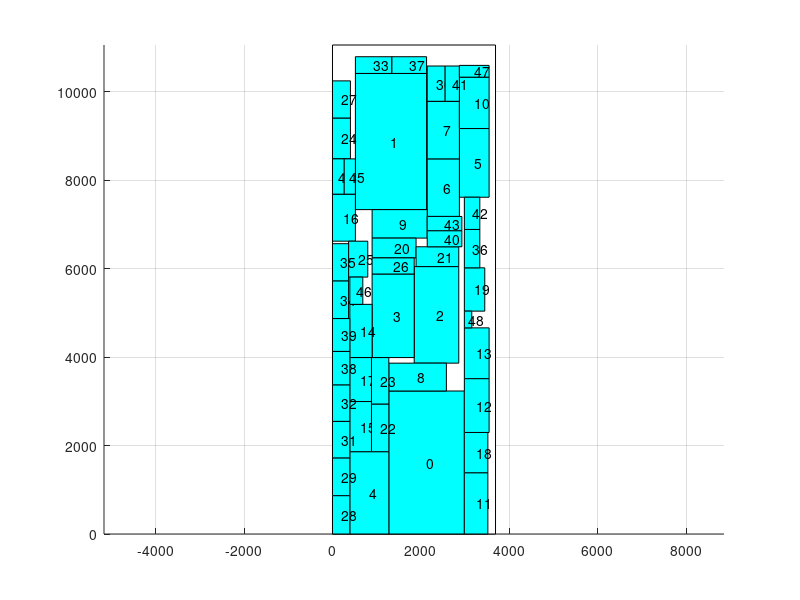

Write MATLAB code to recreate this figure.
axis equal;
hold on;
grid on;
cap_x=[ 0 0 3687 3687 0 ];
cap_y=[ 0 11059 11059 0 0 ];
fill(cap_x,cap_y,'w');
block_x=[ 1274 2982 2982 1274 1274 ];
block_y=[ 0 0 3234 3234 0 ];
fill(block_x,block_y,'c');
text(2128,1617,'0');
block_x=[ 518 2128 2128 518 518 ];
block_y=[ 7336 7336 10416 10416 7336 ];
fill(block_x,block_y,'c');
text(1323,8876,'1');
block_x=[ 1848 2856 2856 1848 1848 ];
block_y=[ 3864 3864 6048 6048 3864 ];
fill(block_x,block_y,'c');
text(2352,4956,'2');
block_x=[ 896 1848 1848 896 896 ];
block_y=[ 3990 3990 5880 5880 3990 ];
fill(block_x,block_y,'c');
text(1372,4935,'3');
block_x=[ 392 1274 1274 392 392 ];
block_y=[ 0 0 1862 1862 0 ];
fill(block_x,block_y,'c');
text(833,931,'4');
block_x=[ 2870 3542 3542 2870 2870 ];
block_y=[ 7616 7616 9170 9170 7616 ];
fill(block_x,block_y,'c');
text(3206,8393,'5');
block_x=[ 2142 2870 2870 2142 2142 ];
block_y=[ 7182 7182 8484 8484 7182 ];
fill(block_x,block_y,'c');
text(2506,7833,'6');
block_x=[ 2142 2870 2870 2142 2142 ];
block_y=[ 8484 8484 9786 9786 8484 ];
fill(block_x,block_y,'c');
text(2506,9135,'7');
block_x=[ 1274 2576 2576 1274 1274 ];
block_y=[ 3234 3234 3864 3864 3234 ];
fill(block_x,block_y,'c');
text(1925,3549,'8');
block_x=[ 896 2142 2142 896 896 ];
block_y=[ 6692 6692 7336 7336 6692 ];
fill(block_x,block_y,'c');
text(1519,7014,'9');
block_x=[ 2870 3542 3542 2870 2870 ];
block_y=[ 9170 9170 10332 10332 9170 ];
fill(block_x,block_y,'c');
text(3206,9751,'10');
block_x=[ 2982 3514 3514 2982 2982 ];
block_y=[ 0 0 1386 1386 0 ];
fill(block_x,block_y,'c');
text(3248,693,'11');
block_x=[ 2982 3542 3542 2982 2982 ];
block_y=[ 2296 2296 3514 3514 2296 ];
fill(block_x,block_y,'c');
text(3262,2905,'12');
block_x=[ 2982 3542 3542 2982 2982 ];
block_y=[ 3514 3514 4662 4662 3514 ];
fill(block_x,block_y,'c');
text(3262,4088,'13');
block_x=[ 392 896 896 392 392 ];
block_y=[ 3990 3990 5194 5194 3990 ];
fill(block_x,block_y,'c');
text(644,4592,'14');
block_x=[ 392 882 882 392 392 ];
block_y=[ 1862 1862 2996 2996 1862 ];
fill(block_x,block_y,'c');
text(637,2429,'15');
block_x=[ 0 518 518 0 0 ];
block_y=[ 6622 6622 7686 7686 6622 ];
fill(block_x,block_y,'c');
text(259,7154,'16');
block_x=[ 392 882 882 392 392 ];
block_y=[ 2996 2996 3990 3990 2996 ];
fill(block_x,block_y,'c');
text(637,3493,'17');
block_x=[ 2982 3514 3514 2982 2982 ];
block_y=[ 1386 1386 2296 2296 1386 ];
fill(block_x,block_y,'c');
text(3248,1841,'18');
block_x=[ 2982 3444 3444 2982 2982 ];
block_y=[ 5040 5040 6020 6020 5040 ];
fill(block_x,block_y,'c');
text(3213,5530,'19');
block_x=[ 896 1890 1890 896 896 ];
block_y=[ 6244 6244 6692 6692 6244 ];
fill(block_x,block_y,'c');
text(1393,6468,'20');
block_x=[ 1890 2856 2856 1890 1890 ];
block_y=[ 6048 6048 6496 6496 6048 ];
fill(block_x,block_y,'c');
text(2373,6272,'21');
block_x=[ 882 1274 1274 882 882 ];
block_y=[ 1862 1862 2940 2940 1862 ];
fill(block_x,block_y,'c');
text(1078,2401,'22');
block_x=[ 882 1274 1274 882 882 ];
block_y=[ 2940 2940 3990 3990 2940 ];
fill(block_x,block_y,'c');
text(1078,3465,'23');
block_x=[ 0 406 406 0 0 ];
block_y=[ 8484 8484 9408 9408 8484 ];
fill(block_x,block_y,'c');
text(203,8946,'24');
block_x=[ 364 798 798 364 364 ];
block_y=[ 5810 5810 6622 6622 5810 ];
fill(block_x,block_y,'c');
text(581,6216,'25');
block_x=[ 896 1848 1848 896 896 ];
block_y=[ 5880 5880 6244 6244 5880 ];
fill(block_x,block_y,'c');
text(1372,6062,'26');
block_x=[ 0 406 406 0 0 ];
block_y=[ 9408 9408 10248 10248 9408 ];
fill(block_x,block_y,'c');
text(203,9828,'27');
block_x=[ 0 392 392 0 0 ];
block_y=[ 0 0 868 868 0 ];
fill(block_x,block_y,'c');
text(196,434,'28');
block_x=[ 0 392 392 0 0 ];
block_y=[ 868 868 1722 1722 868 ];
fill(block_x,block_y,'c');
text(196,1295,'29');
block_x=[ 2142 2548 2548 2142 2142 ];
block_y=[ 9786 9786 10584 10584 9786 ];
fill(block_x,block_y,'c');
text(2345,10185,'30');
block_x=[ 0 392 392 0 0 ];
block_y=[ 1722 1722 2548 2548 1722 ];
fill(block_x,block_y,'c');
text(196,2135,'31');
block_x=[ 0 392 392 0 0 ];
block_y=[ 2548 2548 3374 3374 2548 ];
fill(block_x,block_y,'c');
text(196,2961,'32');
block_x=[ 518 1344 1344 518 518 ];
block_y=[ 10416 10416 10794 10794 10416 ];
fill(block_x,block_y,'c');
text(931,10605,'33');
block_x=[ 0 364 364 0 0 ];
block_y=[ 4872 4872 5726 5726 4872 ];
fill(block_x,block_y,'c');
text(182,5299,'34');
block_x=[ 0 364 364 0 0 ];
block_y=[ 5726 5726 6566 6566 5726 ];
fill(block_x,block_y,'c');
text(182,6146,'35');
block_x=[ 2982 3332 3332 2982 2982 ];
block_y=[ 6020 6020 6888 6888 6020 ];
fill(block_x,block_y,'c');
text(3157,6454,'36');
block_x=[ 1344 2128 2128 1344 1344 ];
block_y=[ 10416 10416 10794 10794 10416 ];
fill(block_x,block_y,'c');
text(1736,10605,'37');
block_x=[ 0 392 392 0 0 ];
block_y=[ 3374 3374 4130 4130 3374 ];
fill(block_x,block_y,'c');
text(196,3752,'38');
block_x=[ 0 392 392 0 0 ];
block_y=[ 4130 4130 4872 4872 4130 ];
fill(block_x,block_y,'c');
text(196,4501,'39');
block_x=[ 2142 2926 2926 2142 2142 ];
block_y=[ 6496 6496 6860 6860 6496 ];
fill(block_x,block_y,'c');
text(2534,6678,'40');
block_x=[ 2548 2870 2870 2548 2548 ];
block_y=[ 9786 9786 10584 10584 9786 ];
fill(block_x,block_y,'c');
text(2709,10185,'41');
block_x=[ 2982 3332 3332 2982 2982 ];
block_y=[ 6888 6888 7616 7616 6888 ];
fill(block_x,block_y,'c');
text(3157,7252,'42');
block_x=[ 2142 2926 2926 2142 2142 ];
block_y=[ 6860 6860 7182 7182 6860 ];
fill(block_x,block_y,'c');
text(2534,7021,'43');
block_x=[ 0 266 266 0 0 ];
block_y=[ 7686 7686 8484 8484 7686 ];
fill(block_x,block_y,'c');
text(133,8085,'44');
block_x=[ 266 518 518 266 266 ];
block_y=[ 7686 7686 8484 8484 7686 ];
fill(block_x,block_y,'c');
text(392,8085,'45');
block_x=[ 392 686 686 392 392 ];
block_y=[ 5194 5194 5810 5810 5194 ];
fill(block_x,block_y,'c');
text(539,5502,'46');
block_x=[ 2870 3542 3542 2870 2870 ];
block_y=[ 10332 10332 10598 10598 10332 ];
fill(block_x,block_y,'c');
text(3206,10465,'47');
block_x=[ 2982 3150 3150 2982 2982 ];
block_y=[ 4662 4662 5040 5040 4662 ];
fill(block_x,block_y,'c');
text(3066,4851,'48');
